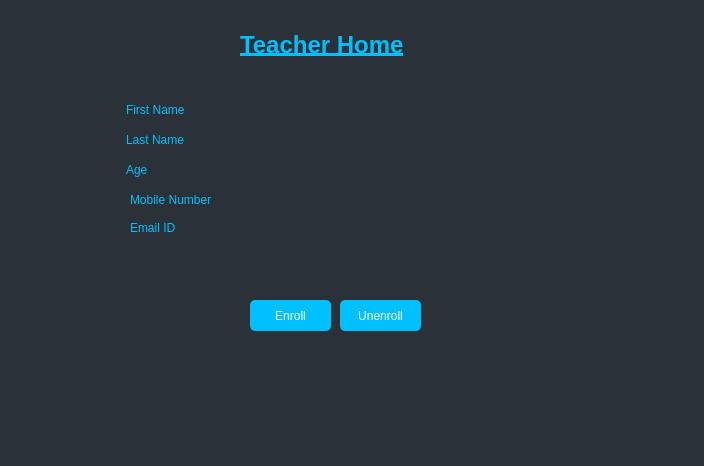
<?xml version="1.0" encoding="UTF-8"?>
<ui version="4.0">
 <class>TeacherHome</class>
 <widget class="QDialog" name="TeacherHome">
  <property name="geometry">
   <rect>
    <x>0</x>
    <y>0</y>
    <width>704</width>
    <height>466</height>
   </rect>
  </property>
  <property name="windowTitle">
   <string>Dialog</string>
  </property>
  <property name="styleSheet">
   <string notr="true">QDialog
{background-color:rgb(43, 49, 56);
}
QLabel
{
color:rgb(0, 192, 255);
font: 12pt &quot;Segoe Print&quot;;
}
QPushButton
{
border-style:bold;
background-color:rgb(0, 192, 255);
color:white;


border-radius:5px;
}
QPushButton:hover
{
background-color:white;
color:rgb(0, 192, 255);
border-color:green;
border-width:10px;
border-style:bold;
}
QPushButtonpressed
{
color:rgb(255, 255, 0);
background-color:rgb(52, 168, 83);
border-width:2px;}
QRadioButton
{
color:rgb(0, 192, 255);}
QGroupBox
{font: 12pt &quot;Segoe Print&quot;;
font: 75 12pt &quot;Segoe Script&quot;;
color:rgb(0,192,255);
}</string>
  </property>
  <widget class="QLabel" name="label">
   <property name="geometry">
    <rect>
     <x>240</x>
     <y>20</y>
     <width>251</width>
     <height>51</height>
    </rect>
   </property>
   <property name="styleSheet">
    <string notr="true">font: 12pt &quot;Segoe Print&quot;;
font: 75 12pt &quot;Segoe Script&quot;;
</string>
   </property>
   <property name="text">
    <string>&lt;h1&gt;&lt;u&gt;Teacher Home&lt;/u&gt;&lt;/h1&gt;</string>
   </property>
  </widget>
  <widget class="QLabel" name="label_4">
   <property name="geometry">
    <rect>
     <x>570</x>
     <y>20</y>
     <width>121</width>
     <height>111</height>
    </rect>
   </property>
   <property name="text">
    <string/>
   </property>
  </widget>
  <widget class="QLabel" name="label_5">
   <property name="geometry">
    <rect>
     <x>126</x>
     <y>100</y>
     <width>111</width>
     <height>20</height>
    </rect>
   </property>
   <property name="styleSheet">
    <string notr="true">font: 12pt &quot;Segoe Print&quot;;
font: 75 12pt &quot;Segoe Script&quot;;

</string>
   </property>
   <property name="text">
    <string>First Name</string>
   </property>
  </widget>
  <widget class="QLabel" name="label_6">
   <property name="geometry">
    <rect>
     <x>126</x>
     <y>130</y>
     <width>101</width>
     <height>20</height>
    </rect>
   </property>
   <property name="styleSheet">
    <string notr="true">font: 12pt &quot;Segoe Print&quot;;
font: 75 12pt &quot;Segoe Script&quot;;
</string>
   </property>
   <property name="text">
    <string>Last Name</string>
   </property>
  </widget>
  <widget class="QLabel" name="label_7">
   <property name="geometry">
    <rect>
     <x>130</x>
     <y>190</y>
     <width>141</width>
     <height>20</height>
    </rect>
   </property>
   <property name="styleSheet">
    <string notr="true">font: 12pt &quot;Segoe Print&quot;;
font: 75 12pt &quot;Segoe Script&quot;;
</string>
   </property>
   <property name="text">
    <string>Mobile Number</string>
   </property>
  </widget>
  <widget class="QLabel" name="label_8">
   <property name="geometry">
    <rect>
     <x>126</x>
     <y>160</y>
     <width>91</width>
     <height>20</height>
    </rect>
   </property>
   <property name="styleSheet">
    <string notr="true">font: 12pt &quot;Segoe Print&quot;;
font: 75 12pt &quot;Segoe Script&quot;;
</string>
   </property>
   <property name="text">
    <string>Age</string>
   </property>
  </widget>
  <widget class="QLabel" name="label_12">
   <property name="geometry">
    <rect>
     <x>130</x>
     <y>220</y>
     <width>91</width>
     <height>16</height>
    </rect>
   </property>
   <property name="styleSheet">
    <string notr="true">font: 12pt &quot;Segoe Print&quot;;
font: 75 12pt &quot;Segoe Script&quot;;
</string>
   </property>
   <property name="text">
    <string>Email ID</string>
   </property>
  </widget>
  <widget class="QPushButton" name="pushButton">
   <property name="geometry">
    <rect>
     <x>250</x>
     <y>300</y>
     <width>81</width>
     <height>31</height>
    </rect>
   </property>
   <property name="styleSheet">
    <string notr="true">font: 12pt &quot;Segoe Print&quot;;</string>
   </property>
   <property name="text">
    <string>Enroll</string>
   </property>
  </widget>
  <widget class="QLabel" name="label_2">
   <property name="geometry">
    <rect>
     <x>20</x>
     <y>340</y>
     <width>101</width>
     <height>31</height>
    </rect>
   </property>
   <property name="styleSheet">
    <string notr="true">font: 12pt &quot;Segoe Print&quot;;
font: 75 12pt &quot;Segoe Script&quot;;
</string>
   </property>
   <property name="text">
    <string/>
   </property>
  </widget>
  <widget class="QLabel" name="label_14">
   <property name="geometry">
    <rect>
     <x>330</x>
     <y>100</y>
     <width>209</width>
     <height>23</height>
    </rect>
   </property>
   <property name="styleSheet">
    <string notr="true">
font: 12pt &quot;Segoe Print&quot;;</string>
   </property>
   <property name="text">
    <string/>
   </property>
  </widget>
  <widget class="QLabel" name="label_10">
   <property name="geometry">
    <rect>
     <x>330</x>
     <y>130</y>
     <width>209</width>
     <height>21</height>
    </rect>
   </property>
   <property name="text">
    <string/>
   </property>
  </widget>
  <widget class="QLabel" name="label_11">
   <property name="geometry">
    <rect>
     <x>330</x>
     <y>160</y>
     <width>209</width>
     <height>16</height>
    </rect>
   </property>
   <property name="text">
    <string/>
   </property>
  </widget>
  <widget class="QLabel" name="label_13">
   <property name="geometry">
    <rect>
     <x>330</x>
     <y>180</y>
     <width>209</width>
     <height>21</height>
    </rect>
   </property>
   <property name="text">
    <string/>
   </property>
  </widget>
  <widget class="QLabel" name="label_9">
   <property name="geometry">
    <rect>
     <x>330</x>
     <y>210</y>
     <width>209</width>
     <height>21</height>
    </rect>
   </property>
   <property name="text">
    <string/>
   </property>
  </widget>
  <widget class="QPushButton" name="pushButton_2">
   <property name="geometry">
    <rect>
     <x>340</x>
     <y>300</y>
     <width>81</width>
     <height>31</height>
    </rect>
   </property>
   <property name="styleSheet">
    <string notr="true">font: 12pt &quot;Segoe Print&quot;;</string>
   </property>
   <property name="text">
    <string>Unenroll</string>
   </property>
  </widget>
  <widget class="QLabel" name="label_15">
   <property name="geometry">
    <rect>
     <x>180</x>
     <y>30</y>
     <width>47</width>
     <height>31</height>
    </rect>
   </property>
   <property name="styleSheet">
    <string notr="true">border-style:solid;
border-radius:100px;</string>
   </property>
   <property name="text">
    <string/>
   </property>
  </widget>
 </widget>
 <resources/>
 <connections/>
</ui>
